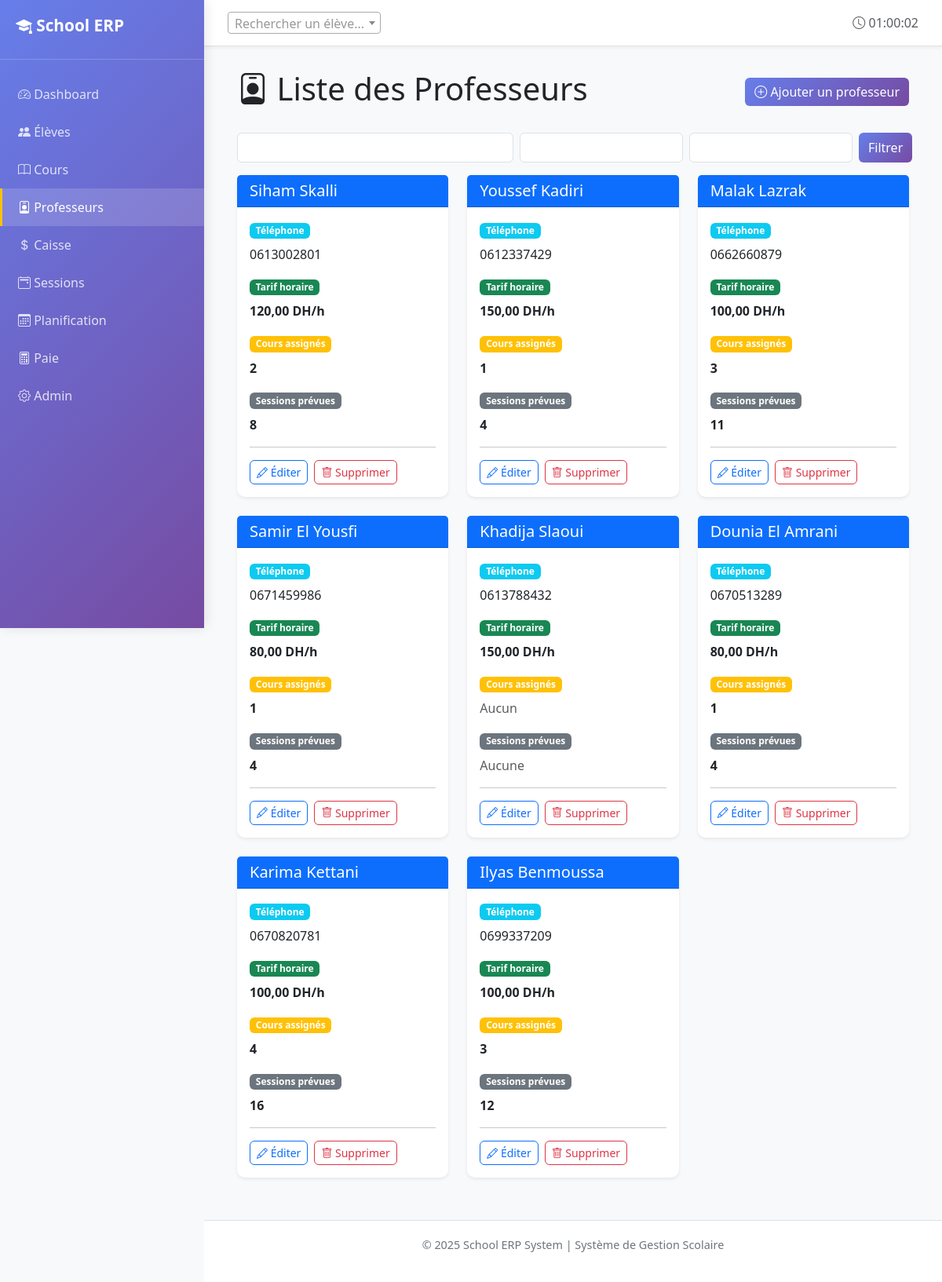
Screenshot of /teachers/ with the database file from the repository.
### core/models.py (models this page shows, shortened)
class Teacher(models.Model):
    name = models.CharField(max_length=100, verbose_name="Nom complet")
    phone = models.CharField(max_length=20, verbose_name="Téléphone")
    email = models.EmailField(blank=True, verbose_name="Email")
    hourly_rate = models.DecimalField(
        max_digits=8,
        decimal_places=2,
        validators=[MinValueValidator(Decimal('0.01'))],
        verbose_name="Tarif horaire (DH)"
    )
    is_active = models.BooleanField(default=True, verbose_name="Actif")
    created_at = models.DateTimeField(auto_now_add=True)
    class Meta:
        verbose_name = "Professeur"
        verbose_name_plural = "Professeurs"
        ordering = ['name']

### core/views.py (the view)
# urls.py: path('teachers/', views.teachers_list, name='teachers_list'),
def teachers_list(request):
    from .models import Teacher
    teachers = Teacher.objects.annotate(
        course_count=Count('course_groups', distinct=True),
        session_count=Count(
            'course_groups__sessions',
            filter=Q(course_groups__sessions__status='PLANNED'),
            distinct=True
        )
    )
    teacher_filter = TeacherFilter(request.GET, queryset=teachers)
    teachers = teacher_filter.qs
    return render(request, 'core/teachers_list.html', {'teachers': teachers, 'filter': teacher_filter})

### core/templatetags/nav_active.py (called while the page is built)
@register.simple_tag(takes_context=True)
def active_if(context, *names):
    request = context.get("request")
    if not request or not request.resolver_match:
        return ""
    return "active" if request.resolver_match.url_name in names else ""

### templates/core/teachers_list.html (shortened to what this page needs)
{% extends 'core/base.html' %}
{% block content %}
<div class="container">
    <div class="d-flex justify-content-between align-items-center mb-4">
        <h1><i class="bi bi-person-badge"></i> Liste des Professeurs</h1>
        <a href="/admin/core/teacher/add/" class="btn btn-primary" target="_blank">
            <i class="bi bi-plus-circle"></i> Ajouter un professeur
        </a>
    </div>
    <div class="mb-3">
        <form method="get" class="row g-2">
            <div class="col-md-5">{{ filter.form.name }}</div>
            <div class="col-md-3">{{ filter.form.min_rate }}</div>
            <div class="col-md-3">{{ filter.form.max_rate }}</div>
            <div class="col-md-1 d-grid"><button class="btn btn-primary">Filtrer</button></div>
        </form>
    </div>
    {% if teachers %}
        <div class="row">
            {% for teacher in teachers %}
                <div class="col-lg-4 col-md-6 mb-4">
                    <div class="card h-100 shadow-sm">
                        <div class="card-header bg-primary text-white">
                            <h5 class="mb-0">{{ teacher.name }}</h5>
                        </div>
                        <div class="card-body">
                            <div class="mb-3">
                                <span class="badge bg-info">Téléphone</span>
                                <p class="mb-0 mt-2">{{ teacher.phone|default:"N/A" }}</p>
                            </div>
                            <div class="mb-3">
                                <span class="badge bg-success">Tarif horaire</span>
                                <p class="mb-0 mt-2"><strong>{{ teacher.hourly_rate }} DH/h</strong></p>
                            </div>
                            <div class="mb-3">
                                <span class="badge bg-warning">Cours assignés</span>
                                <p class="mb-0 mt-2">
                                    {% if teacher.course_count %}
                                        <strong>{{ teacher.course_count }}</strong>
                                    {% else %}
                                        <span class="text-muted">Aucun</span>
                                    {% endif %}
                                </p>
                            </div>
                            <div class="mb-3">
                                <span class="badge bg-secondary">Sessions prévues</span>
                                <p class="mb-0 mt-2">
                                    {% if teacher.session_count %}
                                        <strong>{{ teacher.session_count }}</strong>
                                    {% else %}
                                        <span class="text-muted">Aucune</span>
                                    {% endif %}
                                </p>
                            </div>
                            <hr>
                            <div class="d-flex gap-2">
                                <a href="/admin/core/teacher/{{ teacher.id }}/change/" class="btn btn-sm btn-outline-primary" target="_blank">
                                    <i class="bi bi-pencil"></i> Éditer
                                </a>
                                <a href="/admin/core/teacher/{{ teacher.id }}/delete/" class="btn btn-sm btn-outline-danger" target="_blank">
                                    <i class="bi bi-trash"></i> Supprimer
                                </a>
                            </div>
                        </div>
                    </div>
                </div>
            {% endfor %}
        </div>
    {% endif %}
</div>
{% endblock %}

### templates/core/base.html (style rules this page uses)
:root { --primary-color: #0d6efd; --secondary-color: #6c757d; --success-color: #198754; --danger-color: #dc3545; --warning-color: #ffc107; }
body { display: flex; min-height: 100vh; background-color: #f8f9fa; }
.card { border: none; border-radius: 10px; box-shadow: 0 2px 8px rgba(0,0,0,0.08); transition: transform 0.2s, box-shadow 0.2s; }
.btn { border-radius: 6px; font-weight: 500; transition: all 0.3s; }
.btn-primary { background: linear-gradient(135deg, #667eea 0%, #764ba2 100%); border: none; }

### rows the page displays
Teacher: name "Siham Skalli", phone "0613002801", hourly_rate "120,00", course_count "2", session_count "8"
Teacher: name "Youssef Kadiri", phone "0612337429", hourly_rate "150,00", course_count "1", session_count "4"
Teacher: name "Malak Lazrak", phone "0662660879", hourly_rate "100,00", course_count "3", session_count "11"
Teacher: name "Samir El Yousfi", phone "0671459986", hourly_rate "80,00", course_count "1", session_count "4"
Teacher: name "Khadija Slaoui", phone "0613788432", hourly_rate "150,00", shows "Aucun", shows "Aucune"
Teacher: name "Dounia El Amrani", phone "0670513289", hourly_rate "80,00", course_count "1", session_count "4"
Teacher: name "Karima Kettani", phone "0670820781", hourly_rate "100,00", course_count "4", session_count "16"
Teacher: name "Ilyas Benmoussa", phone "0699337209", hourly_rate "100,00", course_count "3", session_count "12"
